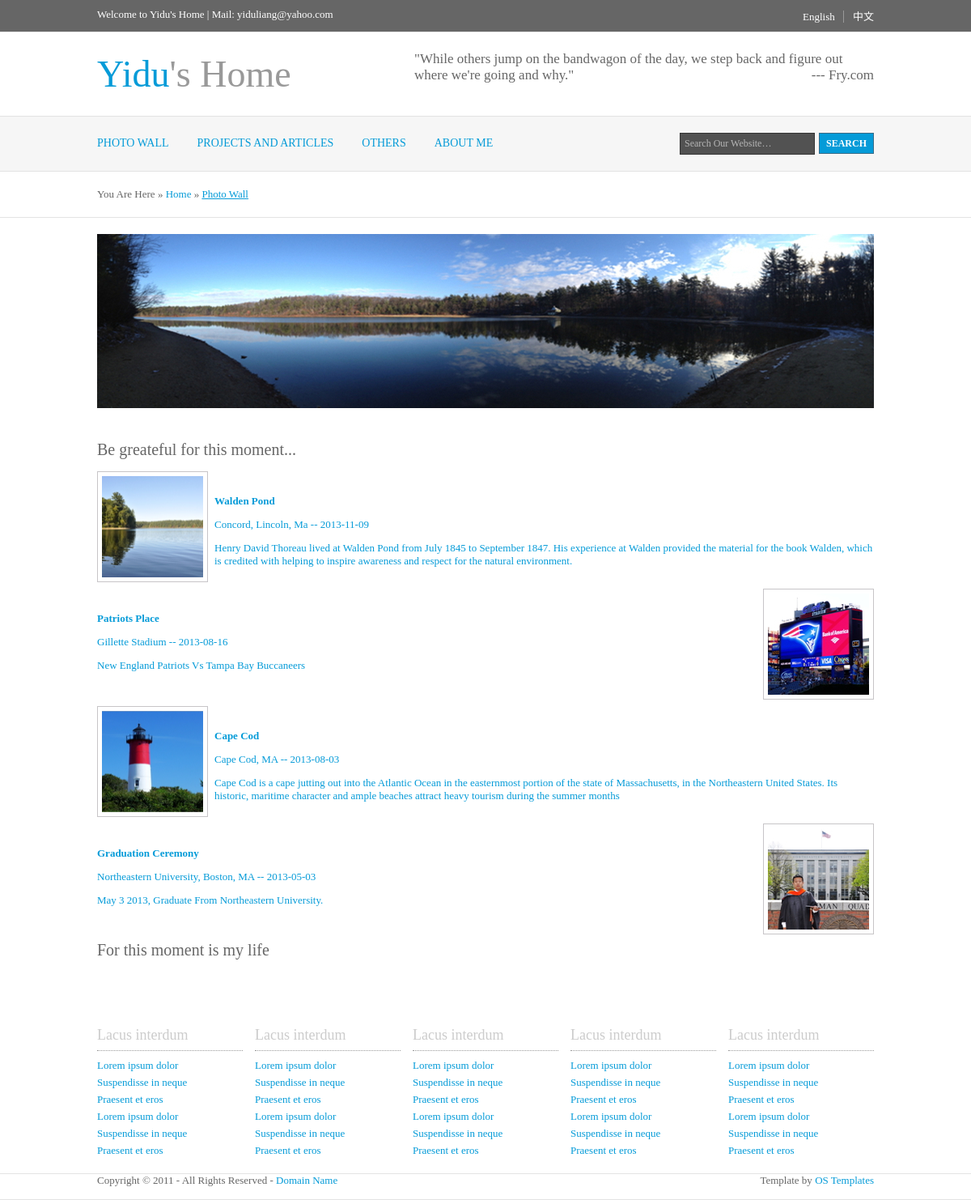
The app's page /photoWall.php with its own data.
### tables this page shows
CREATE TABLE IF NOT EXISTS `photo` (
  `album_id` int(12) NOT NULL,
  `album_name` varchar(45) NOT NULL,
  `description` varchar(255) DEFAULT NULL,
  `time` date DEFAULT NULL,
  `place` varchar(45) DEFAULT NULL,
  `album_pic` varchar(155) DEFAULT NULL,
  PRIMARY KEY (`album_id`)
);

### photoWall.php (the view, shortened to what this page needs)
<!DOCTYPE html PUBLIC "-//W3C//DTD XHTML 1.0 Transitional//EN" "http://www.w3.org/TR/xhtml1/DTD/xhtml1-transitional.dtd">
<html xmlns="http://www.w3.org/1999/xhtml" xml:lang="EN" lang="EN" dir="ltr">
<head profile="http://gmpg.org/xfn/11">
<?php
include 'includes/opendb.php';
?>
<link rel="stylesheet" href="styles/layout.css" type="text/css" />
</head>
<body id="top">
<div>
	<?php include 'includes/header.php'; ?>
</div>
<div class="wrapper">
  <div id="breadcrumb">
    <ul>
      <li class="first">You Are Here</li>
      <li>&#187;</li>
      <li><a href="index.php">Home</a></li>
      <li>&#187;</li>
      <li class="current"><a href="photoWall.php">Photo Wall</a></li>
    </ul>
  </div>
</div>
<div class="wrapper" style="height:auto;">
  <div class="container">
    <img src="images/demo/photo.gif" alt="" />
  </div>
  <div class="container">
  <div class="content" style="width:100%;">
	  <h1>Be greateful for this moment... </h1>
<?php
	  $result = mysqli_query($link,"SELECT * FROM photo");
	  $pageName = "photo/photo.php";
	  while($row = mysqli_fetch_array($result)){
	  $rowNum = $row['album_id'];
	  if($rowNum % 2 == 0)
	  {
		 $imageLayout = "imgr";
	  }
	  else{
		 $imageLayout = "imgl";
	  }
		  echo '<div class="content" style="width:100%;">';
		  echo '<a href="'.$pageName.'?album='.$rowNum.'"><img class="'.$imageLayout.'" src="'.$row['album_pic'].'" alt="" width="125" height="125" />';
		  echo '<br/>';
		  echo '<p><b>'.$row['album_name'].'</b></p>';
		  echo '<p>'.$row['place'].' -- '.$row['time'].'</p>';
		  echo '<p>'.$row['description'].'</p></a>';
		  echo '</div>';
	  }
?>
	  <h1>For this moment is my life</h1>
	  <br/><br/><br/>
  </div>
</div>
<?php include 'includes/footer.php'; ?>
</body>
</html>

### includes/header.php (shortened to what this page needs)
<html>
<link rel="stylesheet" href="../styles/layout.css" type="text/css" />
</head>
<body id="top">
<div class="wrapper col0">
  <div id="topline">
    <p>Welcome to Yidu's Home | Mail: yiduliang@yahoo.com</p>
    <ul>
      <li><a href="#">English</a></li>
      <li class="last"><a href="#">中文</a></li>
    </ul>
    <br class="clear" />
  </div>
</div>
<div class="wrapper">
  <div id="header">
    <div class="fl_left">
	<br/>
      <h1><a href="http://localhost/yiduliang_V2_0/index.php"><strong>Yidu</strong>'s Home</a></h1>
    </div>
    <div class="fl_right">
	"While others jump on the bandwagon of the day, we step back and figure out where we're going and why."
	<span style="float:right">--- Fry.com</span>
	</div>
    <br class="clear" />
  </div>
</div>
<div class="wrapper col2">
  <div id="topbar">
    <div id="topnav">
      <ul>
        <li><a href="http://localhost/yiduliang_V2_0/photoWall.php">Photo Wall</a></li>
		<li><a href="#">Projects and Articles</a>
		</li>
        <li><a href="#">Others</a>
        </li>
		<li><a href="http://localhost/yiduliang_V2_0/style-demo.php">About Me</a>
		</li>
      </ul>
    </div>
    <div id="search">
      <form action="#" method="post">
        <fieldset>
          <input type="text" value="Search Our Website&hellip;"  onfocus="this.value=(this.value=='Search Our Website&hellip;')? '' : this.value ;" />
          <input type="submit" name="go" id="go" value="Search" />
        </fieldset>
      </form>
    </div>
    <br class="clear" />
  </div>
</div>
</body>
</html>

### includes/footer.php
<html>
<body>
<div class="wrapper" style="float:left;">
  <div id="footer">
    <div class="footbox">
      <h2>Lacus interdum</h2>
      <ul>
        <li><a href="#">Lorem ipsum dolor</a></li>
        <li><a href="#">Suspendisse in neque</a></li>
        <li><a href="#">Praesent et eros</a></li>
        <li><a href="#">Lorem ipsum dolor</a></li>
        <li><a href="#">Suspendisse in neque</a></li>
        <li class="last"><a href="#">Praesent et eros</a></li>
      </ul>
    </div>
    <div class="footbox">
      <h2>Lacus interdum</h2>
      <ul>
        <li><a href="#">Lorem ipsum dolor</a></li>
        <li><a href="#">Suspendisse in neque</a></li>
        <li><a href="#">Praesent et eros</a></li>
        <li><a href="#">Lorem ipsum dolor</a></li>
        <li><a href="#">Suspendisse in neque</a></li>
        <li class="last"><a href="#">Praesent et eros</a></li>
      </ul>
    </div>
    <div class="footbox">
      <h2>Lacus interdum</h2>
      <ul>
        <li><a href="#">Lorem ipsum dolor</a></li>
        <li><a href="#">Suspendisse in neque</a></li>
        <li><a href="#">Praesent et eros</a></li>
        <li><a href="#">Lorem ipsum dolor</a></li>
        <li><a href="#">Suspendisse in neque</a></li>
        <li class="last"><a href="#">Praesent et eros</a></li>
      </ul>
    </div>
    <div class="footbox">
      <h2>Lacus interdum</h2>
      <ul>
        <li><a href="#">Lorem ipsum dolor</a></li>
        <li><a href="#">Suspendisse in neque</a></li>
        <li><a href="#">Praesent et eros</a></li>
        <li><a href="#">Lorem ipsum dolor</a></li>
        <li><a href="#">Suspendisse in neque</a></li>
        <li class="last"><a href="#">Praesent et eros</a></li>
      </ul>
    </div>
    <div class="footbox last">
      <h2>Lacus interdum</h2>
      <ul>
        <li><a href="#">Lorem ipsum dolor</a></li>
        <li><a href="#">Suspendisse in neque</a></li>
        <li><a href="#">Praesent et eros</a></li>
        <li><a href="#">Lorem ipsum dolor</a></li>
        <li><a href="#">Suspendisse in neque</a></li>
        <li class="last"><a href="#">Praesent et eros</a></li>
      </ul>
    </div>
    <br class="clear" />
  </div>
</div>
<div class="wrapper col8">
  <div id="copyright">
    <p class="fl_left">Copyright &copy; 2011 - All Rights Reserved - <a href="#">Domain Name</a></p>
    <p class="fl_right">Template by <a href="http://www.os-templates.com/" title="Free Website Templates">OS Templates</a></p>
    <br class="clear" />
  </div>
</div>
</body>
</html>

### styles/layout.css (style rules this page uses)
body { margin:0; padding:0; font-size:13px; font-family:Georgia, "Times New Roman", Times, serif; color:#666666; background-color:#FFFFFF; }
img { display:block; margin:0; padding:0; border:none; }
a { outline:none; text-decoration:none; color:#059BD8; background-color:#FFFFFF; }
.fl_left { float:left; }
.fl_right { float:right; }
.imgl, .imgr { border:1px solid #C7C5C8; padding:5px; }
.imgl { float:left; margin:0 8px 8px 0; clear:left; }
.imgr { float:right; margin:0 0 8px 8px; clear:right; }
div.wrapper { display:block; width:100%; margin:0; text-align:left; border-bottom:1px solid #E3E3E3; }
div.wrapper h1, div.wrapper h2, div.wrapper h3, div.wrapper h4, div.wrapper h5, div.wrapper h6 { margin:0 0 15px 0; padding:0; font-size:20px; font-weight:normal; line-height:normal; }
.col0, .col0 a { color:#FFFFFF; background-color:#666666; }
.col2 { color:#FFFFFF; background-color:#F6F6F6; }
#header, #topline, #topbar, #breadcrumb, .container, #hpage_cats, #adblock, #socialise, #footer, #copyright { margin:0 auto 0; display:block; width:960px; }
#topline { padding:10px 0; }
#topline p { float:left; margin:0; padding:0; }
#topline ul { float:right; margin:0; padding:0; list-style:none; }
#topline li { display:inline; margin:0 8px 0 0; padding:0 10px 0 0; border-right:1px solid #999999; }
#topline li.last { margin-right:0; padding-right:0; border:none; }
#header { padding:2px 0 20px 0; }
#header .fl_left { display:block; float:left; margin-top:7px; overflow:hidden; }
#header .fl_right { font-family:"Palatino Linotype", "Book Antiqua", Palatino, serif; font-size:17px; display:block; float:right; width:568px; height:60px; margin-top:21px; overflow:hidden; }
#header h1, #header p, #header ul { margin:0; padding:0; list-style:none; line-height:normal; }
#header h1 a { font-size:46px; color:#999999; background-color:#FFFFFF; }
#header h1 strong { font-weight:normal; color:#059BD8; background-color:#FFFFFF; }
#topbar { padding:20px 0; z-index:1000; }
#topbar #search { display:block; float:right; margin:0; padding:0; overflow:hidden; }
#breadcrumb { padding:20px 0; }
#breadcrumb ul { margin:0; padding:0; list-style:none; }
#breadcrumb ul li { display:inline; }
#breadcrumb ul li.current a { text-decoration:underline; }
.container { padding:20px 0; }
.content { display:block; float:left; width:630px; }
#footer { padding:20px 0; }
#footer h2, #footer p, #footer ul, #footer a { margin:0; padding:0; font-weight:normal; list-style:none; line-height:normal; }
#footer h2 { color:#CCCCCC; background-color:#FFFFFF; font-size:18px; font-weight:normal; margin-bottom:10px; padding-bottom:8px; border-bottom:1px dotted #999999; }
#footer li { margin-bottom:5px; }
#footer .footbox { display:block; float:left; width:180px; margin:0 15px 0 0; padding:0; }
#footer .last { margin:0; }
div.col8 { border:none; }
#copyright { padding:15px 0; }
#copyright p { margin:0; padding:0; }

### styles/navi.css (style rules this page uses)
#topnav { display:block; float:left; width:700px; margin:5px 0 0 0; padding:0; list-style:none; }
#topnav ul, #topnav li { float:left; list-style:none; margin:0; padding:0; }
#topnav li a:link, #topnav li a:visited, #topnav li a:hover { display:block; margin:0 35px 0 0; padding:0; font-size:14px; text-transform:uppercase; color:#059BD8; background-color:#F6F6F6; }

### styles/forms.css (style rules this page uses)
form, fieldset, legend { margin:0; padding:0; border:none; }
input, textarea, select { font-size:12px; font-family:Georgia, "Times New Roman", Times, serif; }
#topbar input { display:block; float:left; width:155px; margin:0 5px 0 0; padding:5px; color:#B6B6B6; background-color:#525252; border:1px solid #343434; font-size:12px; }
#topbar input#go { width:68px; height:26px; margin:0; padding:4px 0; text-transform:uppercase; color:#FFFFFF; background-color:#059BD8; border-color:#396B86; cursor:pointer; font-weight:bold; }

### records on screen
photo: album_pic (picture), album_name "Walden Pond", place "Concord, Lincoln, Ma", time "2013-11-09", description "Henry David Thoreau lived at Walden Pond from July 1845 to September 1847. His experience at Walden provided the material for the book Walden, which is credited with helping to inspire awareness and respect for the natural environment."
photo: album_pic (picture), album_name "Patriots Place", place "Gillette Stadium", time "2013-08-16", description "New England Patriots Vs Tampa Bay Buccaneers"
photo: album_pic (picture), album_name "Cape Cod", place "Cape Cod, MA", time "2013-08-03", description "Cape Cod is a cape jutting out into the Atlantic Ocean in the easternmost portion of the state of Massachusetts, in the Northeastern United States. Its historic, maritime character and ample beaches attract heavy tourism during the summer months"
photo: album_pic (picture), album_name "Graduation Ceremony", place "Northeastern University, Boston, MA", time "2013-05-03", description "May 3 2013, Graduate From Northeastern University."
